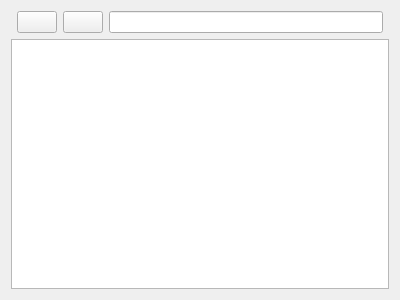
<?xml version="1.0" encoding="UTF-8"?>
<ui version="4.0">
 <class>LFileWidget</class>
 <widget class="QWidget" name="LFileWidget">
  <property name="geometry">
   <rect>
    <x>0</x>
    <y>0</y>
    <width>400</width>
    <height>300</height>
   </rect>
  </property>
  <property name="windowTitle">
   <string>Form</string>
  </property>
  <layout class="QGridLayout" name="gridLayout">
   <item row="1" column="0" colspan="5">
    <widget class="QTreeView" name="fileTree"/>
   </item>
   <item row="0" column="3">
    <widget class="QLineEdit" name="cunrrentPath"/>
   </item>
   <item row="0" column="1">
    <widget class="QPushButton" name="btnPrev">
     <property name="text">
      <string/>
     </property>
    </widget>
   </item>
   <item row="0" column="2">
    <widget class="QPushButton" name="btnNext">
     <property name="text">
      <string/>
     </property>
    </widget>
   </item>
  </layout>
 </widget>
 <resources/>
 <connections/>
</ui>
